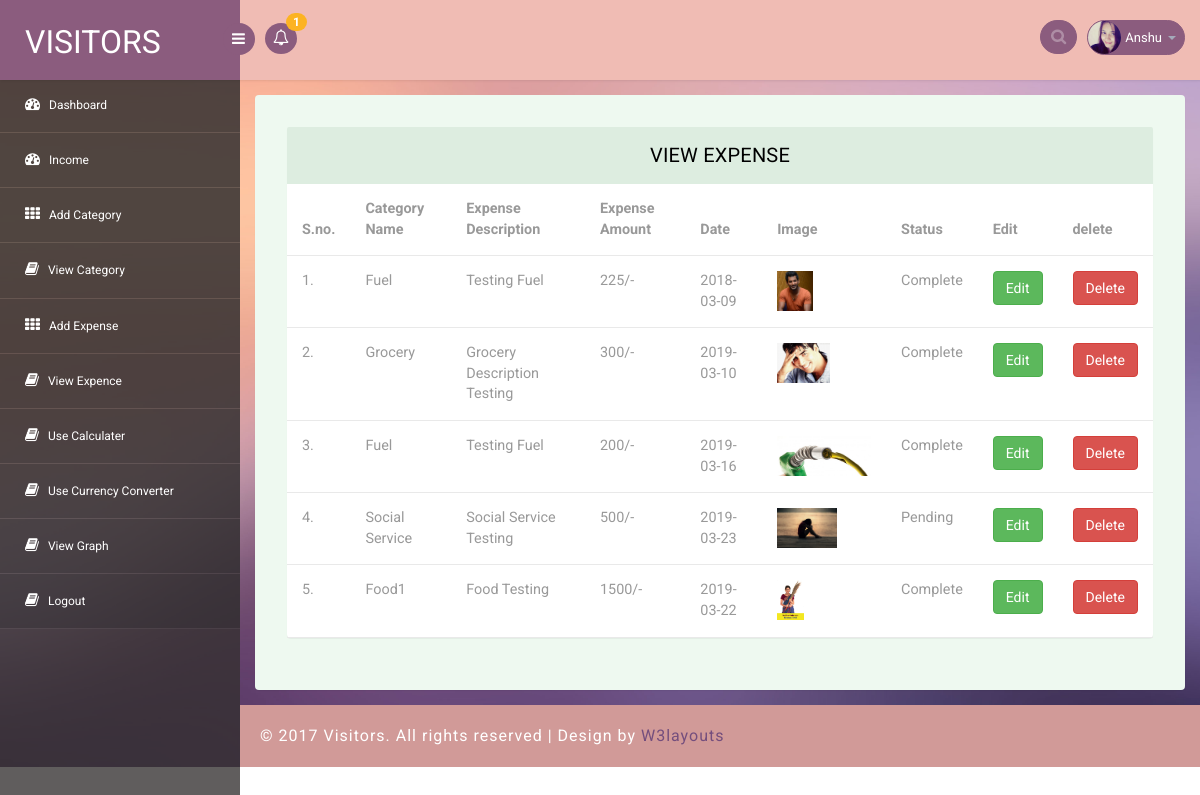
The page /view_expence.php (signed in) on the database its author committed.
### tables this page shows
CREATE TABLE `register` (
  `id` int(3) NOT NULL,
  `name` varchar(30) NOT NULL,
  `email` varchar(30) NOT NULL,
  `mobile` varchar(30) NOT NULL,
  `password` varchar(32) NOT NULL
);

CREATE TABLE `expence` (
  `exid` int(3) NOT NULL,
  `catid` int(3) NOT NULL,
  `date` varchar(30) NOT NULL,
  `amount` varchar(110) NOT NULL,
  `discription` text NOT NULL,
  `image` varchar(20) NOT NULL,
  `status` varchar(40) NOT NULL,
  `ramain` varchar(80) NOT NULL DEFAULT '0',
  `due_date` varchar(50) NOT NULL,
  `userid` int(3) NOT NULL
);

CREATE TABLE `category` (
  `catid` int(3) NOT NULL,
  `name` varchar(300) NOT NULL,
  `discription` varchar(600) NOT NULL,
  `userid` int(3) NOT NULL
);

### dbconfig.php (called while the page is built, shortened)
<?php
function select($query)
{
	$cid=mysqli_connect(server,user,password,database) or die("connection error");
	$result=mysqli_query($cid,$query);
	return $result;
}
?>

### view_expence.php (the view, shortened to what this page needs)
<?php require_once"dbconfig.php";
?>
<!DOCTYPE html>
<head>
<link rel="stylesheet" href="css/bootstrap.min.css" >
<link href="css/style.css" rel='stylesheet' type='text/css' />
<link href="css/style-responsive.css" rel="stylesheet"/>
<link rel="stylesheet" href="css/font.css" type="text/css"/>
<link href="css/font-awesome.css" rel="stylesheet">
</head>
<body>
<section id="container">
<header class="header fixed-top clearfix">
<div class="brand">
    <a href="index.php" class="logo">
        VISITORS
    </a>
    <div class="sidebar-toggle-box">
        <div class="fa fa-bars"></div>
    </div>
</div>
<?php include"nav_top.php";?>
</header>
<?php include"sidebar.php";?>
<section id="main-content">
	<section class="wrapper">
		<div class="table-agile-info">
 <div class="panel panel-default">
    <div class="panel-heading">
     VIEW EXPENSE
    </div>
    <div>
      <table class="table" ui-jq="footable" ui-options='{
        "paging": {
          "enabled": true
        },
        "filtering": {
          "enabled": true
        },
        "sorting": {
          "enabled": true
        }}'>
        <thead>
          <tr>
            <th data-breakpoints="xs">S.no.</th>
            <th>Category Name</th>
            <th data-breakpoints="xs">Expense Description</th>
            <th data-breakpoints="xs">Expense Amount</th>
            <th data-breakpoints="xs">Date</th>
            <th data-breakpoints="xs">Image</th>
            <th data-breakpoints="xs">Status</th>
            <th>Edit</th>
            <th>delete</th>
             </tr>
        </thead>
        <tbody>
		<?php
		$n=1;
		$result=select("SELECT * FROM `expence` INNER JOIN category on expence.catid=category.catid WHERE category.userid='".$_SESSION['userid']."'");
		while($r=mysqli_fetch_array($result))
		{
			extract($r);
		?>
          <tr data-expanded="true">
            <td><?=$n;?>.</td>
            <td><?=ucwords($name)?></td>
            <td><?=ucwords($discription)?></td>
            <td><?=$amount?>/-</td>
            <td><?=$date?></td>
            <td><img src="images/<?=$image?>" style="height:40px"></td>
            <td><?=ucwords($status)?></td>
            <td><a href="expence_edit.php?id=<?=$r[0]?>" style="color:white"><button class="btn btn-success">Edit</a></button></td>
            <td><a href="expence_delete.php?id=<?=$r[0]?>" style="color:white"><button class="btn btn-danger">Delete</a></button></td>
          </tr>
          <?php
		$n++;
		}
		  ?>
        </tbody>
      </table>
    </div>
  </div>
</div>
</section>
		  <div class="footer">
			<div class="wthree-copyright">
			  <p>© 2017 Visitors. All rights reserved | Design by <a href="http://w3layouts.com">W3layouts</a></p>
			</div>
		  </div>
</section>
</section>
</body>
</html>

### nav_top.php (shortened to what this page needs)
<div class="nav notify-row" id="top_menu">
    <ul class="nav top-menu">
        <li id="header_notification_bar" class="dropdown">
            <a data-toggle="dropdown" class="dropdown-toggle" href="#">
			<?php
			 $p="SELECT count(ramain) FROM expence
WHERE ramain > '0'";
 $result=select($p);
 while($r=mysqli_fetch_array($result))
{
	?>
<i class="fa fa-bell-o"></i>
                <span class="badge bg-warning"><?=($r[0]);?></span>
            </a>
                <?php
}
?>
        </li>
    </ul>
</div>
<div class="top-nav clearfix">
    <ul class="nav pull-right top-menu">
        <li>
            <input type="text" class="form-control search" placeholder=" Search">
        </li>
        <li class="dropdown">
            <a data-toggle="dropdown" class="dropdown-toggle" href="#">
                <img alt="" src="images/a.jpg">
				<?php
				$t=select("select name from register where id='".$_SESSION['userid']."' ");
				while($r=mysqli_fetch_array($t))
				{
				?>
                <span class="username"><?=ucwords($r[0])?></span><?php
				}
				?>
                <b class="caret"></b>
            </a>
        </li>
    </ul>
</div>

### sidebar.php (shortened to what this page needs)
<aside>
    <div id="sidebar" class="nav-collapse">
        <div class="leftside-navigation">
            <ul class="sidebar-menu" id="nav-accordion">
			<?php
			if(isset($_SESSION['login']))
{
?>
	<li>
                    <a class="active" href="index.php">
                        <i class="fa fa-dashboard"></i>
                        <span>Dashboard</span>
                    </a>
                </li>
<li>
                    <a class="active" href="income.php">
                        <i class="fa fa-dashboard"></i>
                        <span>Income</span>
                    </a>
                </li>
				<li>
                    <a class="active" href="add_category.php">
                        <i class="fa fa-th"></i>
                        <span>Add Category</span>
                    </a>
                </li>
				<li>
                    <a class="active" href="view_category.php">
                        <i class="fa fa-book"></i>
                        <span>View Category</span>
                    </a>
                </li>
				<li>
                    <a class="active" href="add_expense.php">
                        <i class="fa fa-th"></i>
                        <span>Add Expense</span>
                    </a>
                </li><li>
                    <a class="active" href="view_expence.php">
                        <i class="fa fa-book"></i>
                        <span>View Expence</span>
                    </a>
                </li>
				<li>
                    <a class="active" href="mail_compose.php">
                        <i class="fa fa-book"></i>
                        <span>Use Calculater</span>
                    </a>
                </li>
				<li>
                    <a class="active" href="currency.php">
                        <i class="fa fa-book"></i>
                        <span>Use Currency Converter</span>
                    </a>
                </li>
				<li>
                    <a class="active" href="chartjs.php">
                        <i class="fa fa-book"></i>
                        <span>View Graph</span>
                    </a>
                </li><li>
                    <a class="active" href="logout.php">
                        <i class="fa fa-book"></i>
                        <span>Logout</span>
                    </a>
                </li>
<?php
}
?>
            </ul>            </div>
    </div>
</aside>

### rows shown on the page
register: name "Anshu"
expence: catid.name "Fuel", catid.discription "Testing Fuel", amount "225", date "2018-03-09", image (picture), status "Complete"
expence: catid.name "Grocery", catid.discription "Grocery Description Testing", amount "300", date "2019-03-10", image (picture), status "Complete"
expence: catid.name "Fuel", catid.discription "Testing Fuel", amount "200", date "2019-03-16", image (picture), status "Complete"
expence: catid.name "Social Service", catid.discription "Social Service Testing", amount "500", date "2019-03-23", image (picture), status "Pending"
expence: catid.name "Food1", catid.discription "Food Testing", amount "1500", date "2019-03-22", image (picture), status "Complete"

### other values the page prints
$r[0] "1"
